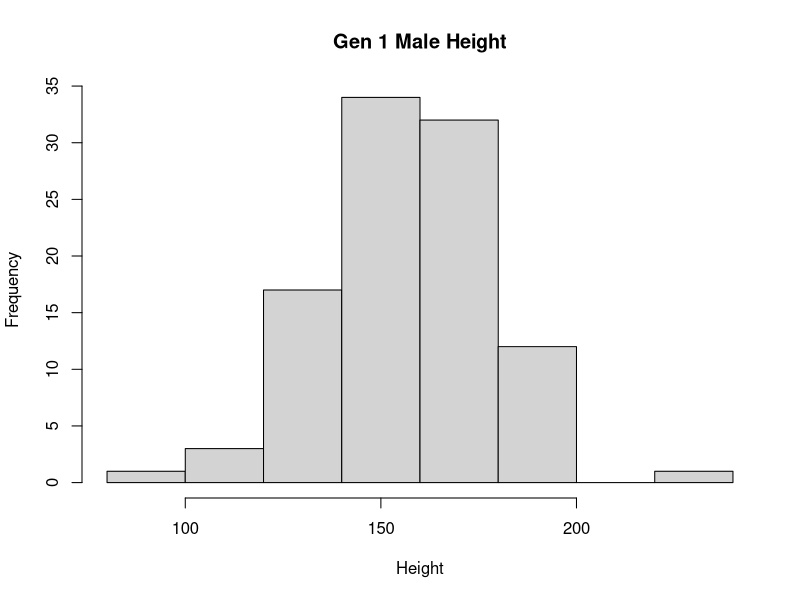
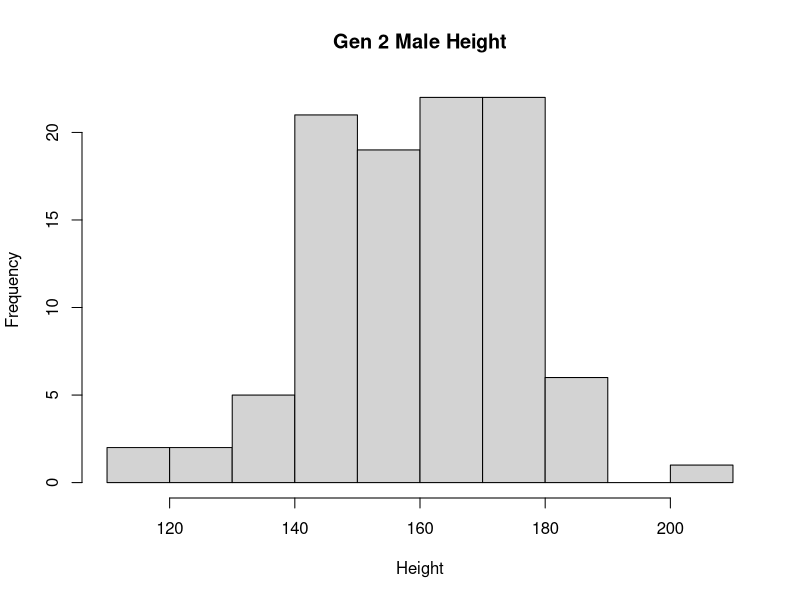
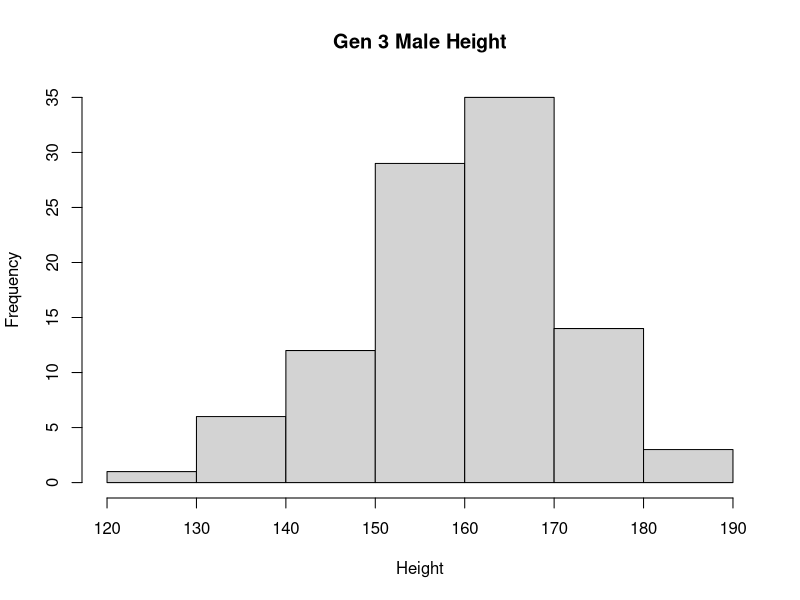
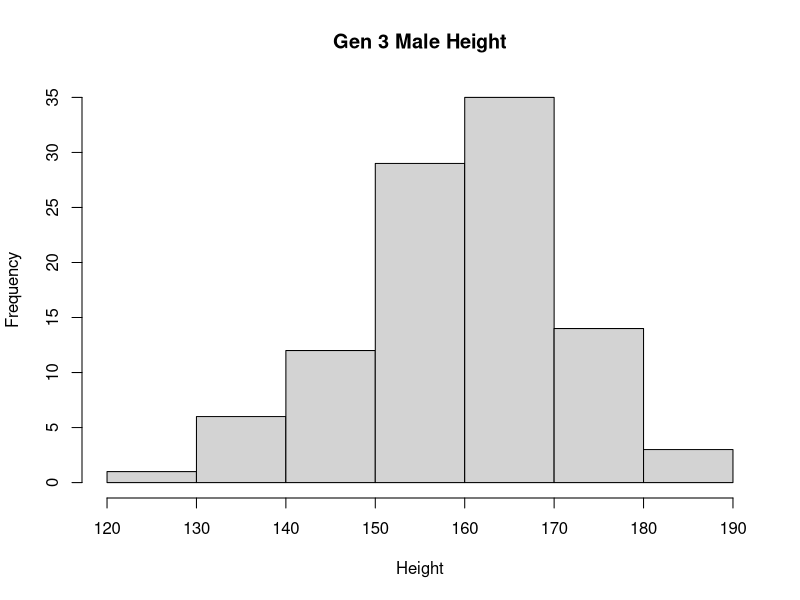
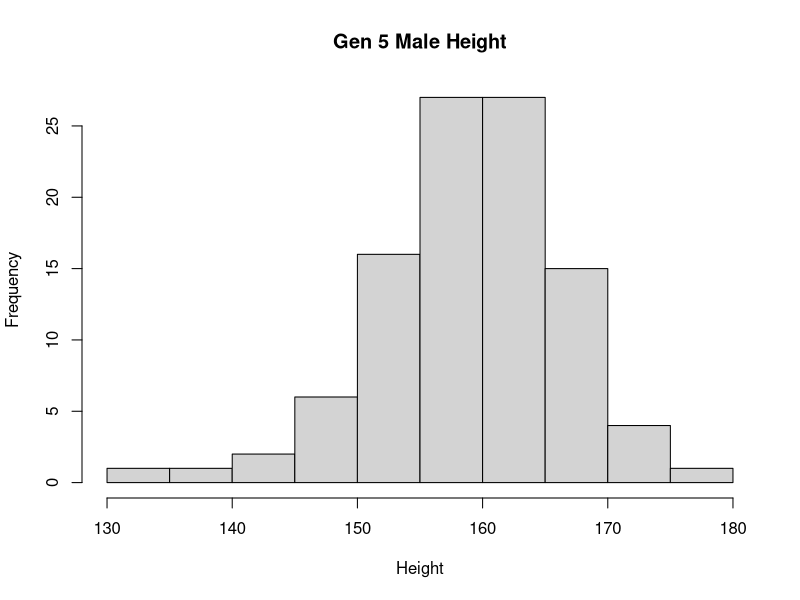
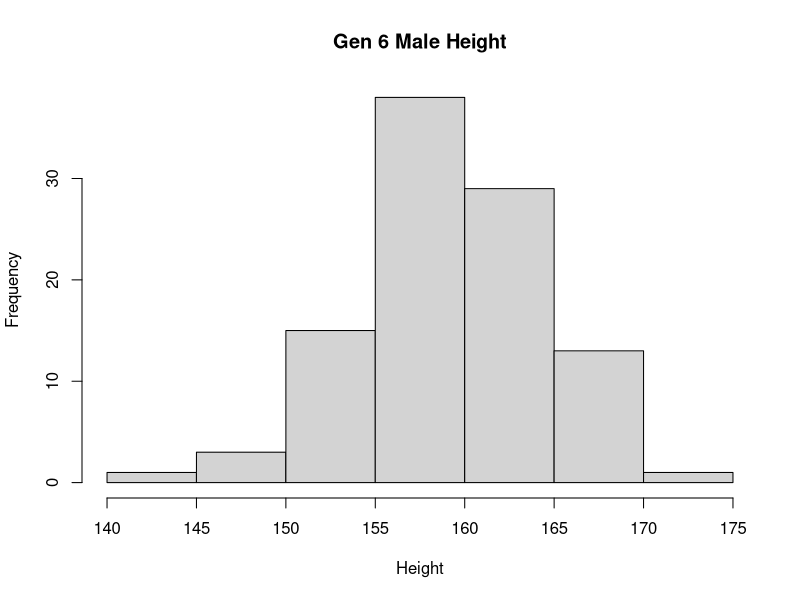
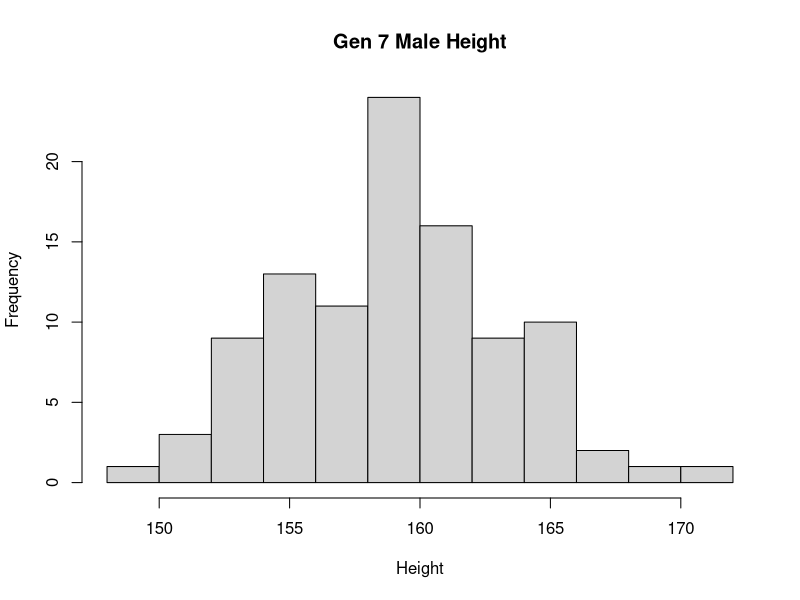
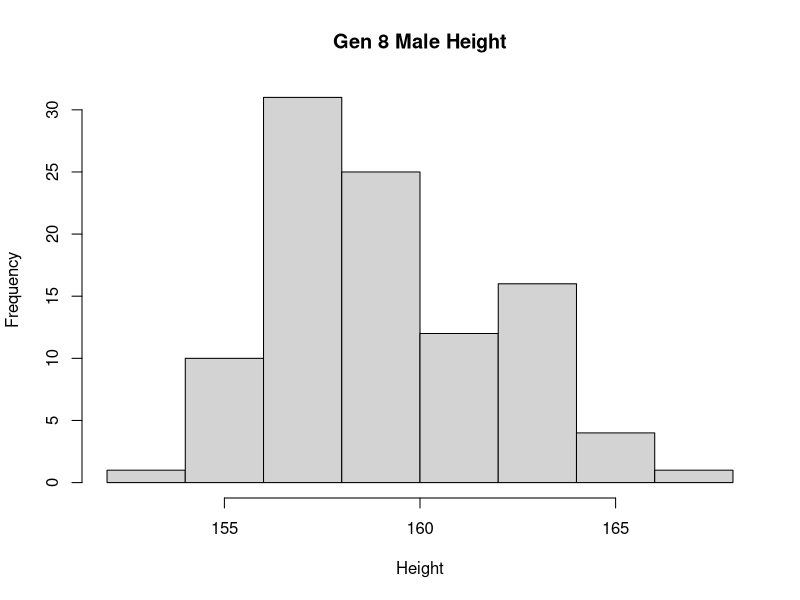

Write R code to recreate these figures, in order.
## ---- chunk 1
pop <- data.frame(m = rnorm(100, 160, 20), f = rnorm(100, 160, 20))
## ---- chunk 2
next_gen <- function(pop) {
    pop$m <- sample(pop$m)
    pop$m <- rowMeans(pop)
    pop$f <- pop$m
    pop
}
## ---- chunk 3
hist(pop$m, main = "Gen 1 Male Height", xlab = "Height")
## ---- chunk 4
gen2 <- next_gen(pop)
hist(gen2$m, main = "Gen 2 Male Height", xlab = "Height")
## ---- chunk 5
gen3 <- next_gen(gen2)
hist(gen3$m, main = "Gen 3 Male Height", xlab = "Height")
## ---- chunk 6
gen4 <- next_gen(gen2)
hist(gen3$m, main = "Gen 3 Male Height", xlab = "Height")
## ---- chunk 7
gen5 <- next_gen(gen4)
hist(gen5$m, main = "Gen 5 Male Height", xlab = "Height")
## ---- chunk 8
gen6 <- next_gen(gen5)
hist(gen6$m, main = "Gen 6 Male Height", xlab = "Height")
## ---- chunk 9
gen7 <- next_gen(gen6)
hist(gen7$m, main = "Gen 7 Male Height", xlab = "Height")
## ---- chunk 10
gen8 <- next_gen(gen7)
hist(gen8$m, main = "Gen 8 Male Height", xlab = "Height")
## ---- chunk 11
gen9 <- next_gen(gen8)
hist(gen9$m, main = "Gen 9 Male Height", xlab = "Height")
## ---- chunk 12
library(ggplot2)
library(gridExtra)
p1 <- ggplot(pop, aes(x=m, y=f)) + geom_point(alpha = 1/5) + xlim(100, 225) + ylim(90, 210)
p2 <- ggplot(gen2, aes(x=m, y=f)) + geom_point(alpha = 1/5) + xlim(100, 225) + ylim(90, 210)
p3 <- ggplot(gen3, aes(x=m, y=f)) + geom_point(alpha = 1/5) + xlim(100, 225) + ylim(90, 210)
p4 <- ggplot(gen4, aes(x=m, y=f)) + geom_point(alpha = 1/5) + xlim(100, 225) + ylim(90, 210)
p5 <- ggplot(gen5, aes(x=m, y=f)) + geom_point(alpha = 1/5) + xlim(100, 225) + ylim(90, 210)
p6 <- ggplot(gen6, aes(x=m, y=f)) + geom_point(alpha = 1/5) + xlim(100, 225) + ylim(90, 210)
p7 <- ggplot(gen7, aes(x=m, y=f)) + geom_point(alpha = 1/5) + xlim(100, 225) + ylim(90, 210)
p8 <- ggplot(gen8, aes(x=m, y=f)) + geom_point(alpha = 1/5) + xlim(100, 225) + ylim(90, 210)
p9 <- ggplot(gen9, aes(x=m, y=f)) + geom_point(alpha = 1/5) + xlim(100, 225) + ylim(90, 210)

## ---- chunk 13
grid.arrange(p1, p2, p3, p4, p5, p6, p7, p8, p9, nrow = 3)

## ---- chunk 14
makeTransparent = function(..., alpha=0.5) {
  if(alpha<0 | alpha>1) stop("alpha must be between 0 and 1")
  alpha = floor(255*alpha)  
  newColor = col2rgb(col=unlist(list(...)), alpha=FALSE)
  .makeTransparent = function(col, alpha) {
    rgb(red=col[1], green=col[2], blue=col[3], alpha=alpha, maxColorValue=255)
  }
  newColor = apply(newColor, 2, .makeTransparent, alpha=alpha)
  return(newColor)
}

par(new=FALSE)
plot(NULL,
  xlim=c(-1, 1),
  ylim=c(-1, 1),
  xlab="",
  ylab=""
)

polygon(x=c(seq(-0.75, 0.25, length.out=100), seq(0.25, -0.75, length.out=100)),
        y=c(rep(-0.25, 100), rep(0.75, 100)), border=NA, col=makeTransparent('blue',alpha=0.5))
polygon(x=c(seq(-0.25, 0.75, length.out=100), seq(0.75, -0.25, length.out=100)),
        y=c(rep(-0.75, 100), rep(0.25, 100)), border=NA, col=makeTransparent('red',alpha=0.5))
